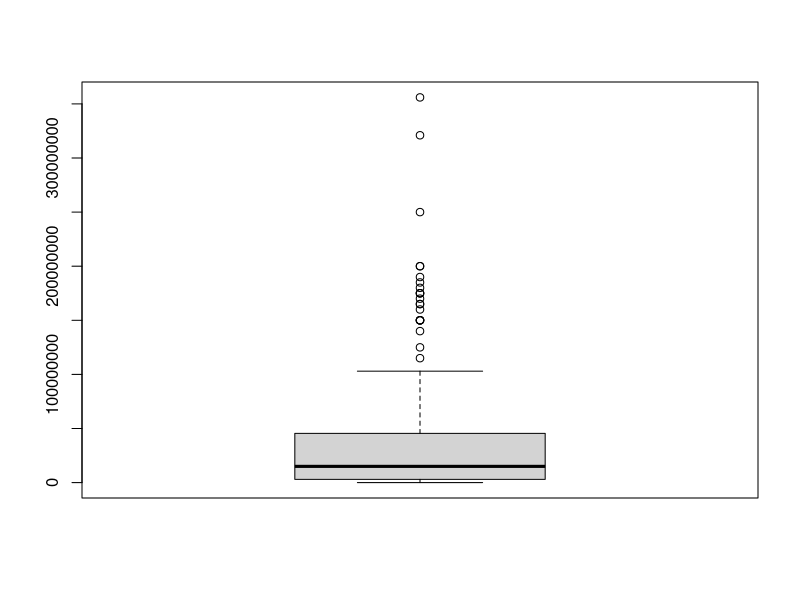
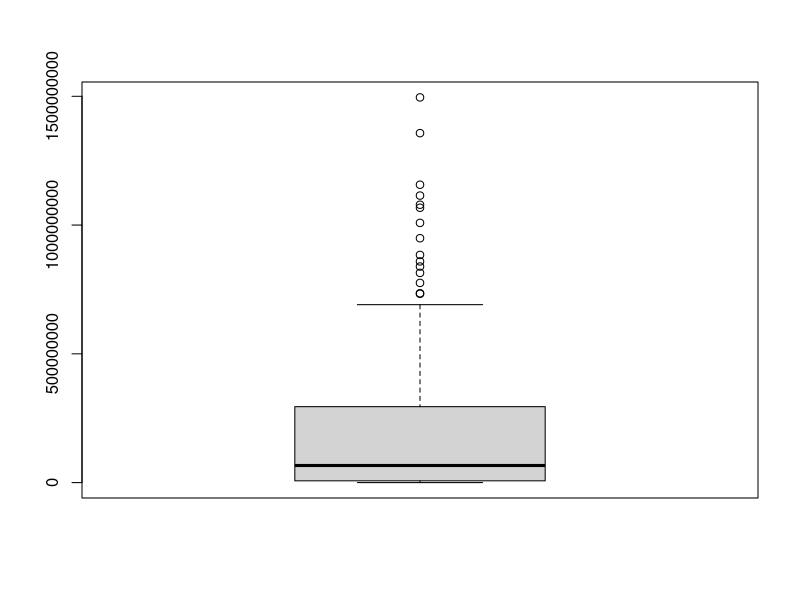
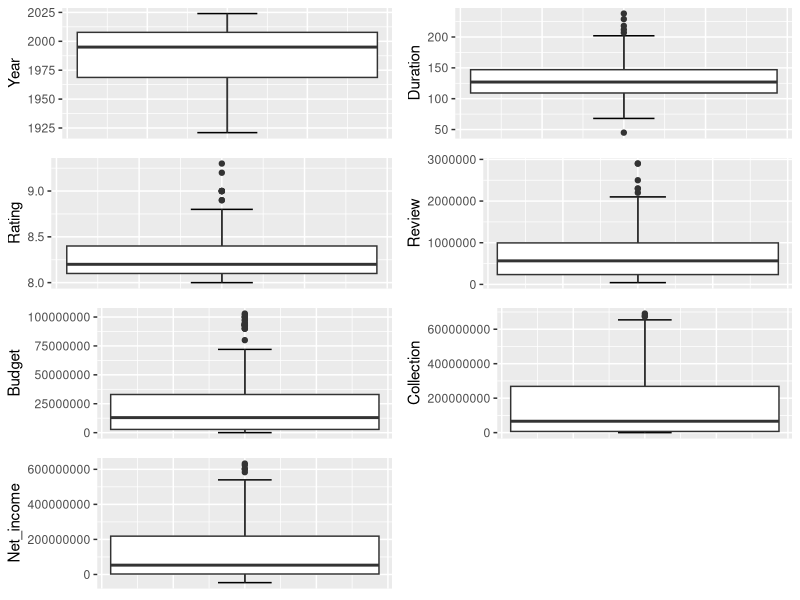
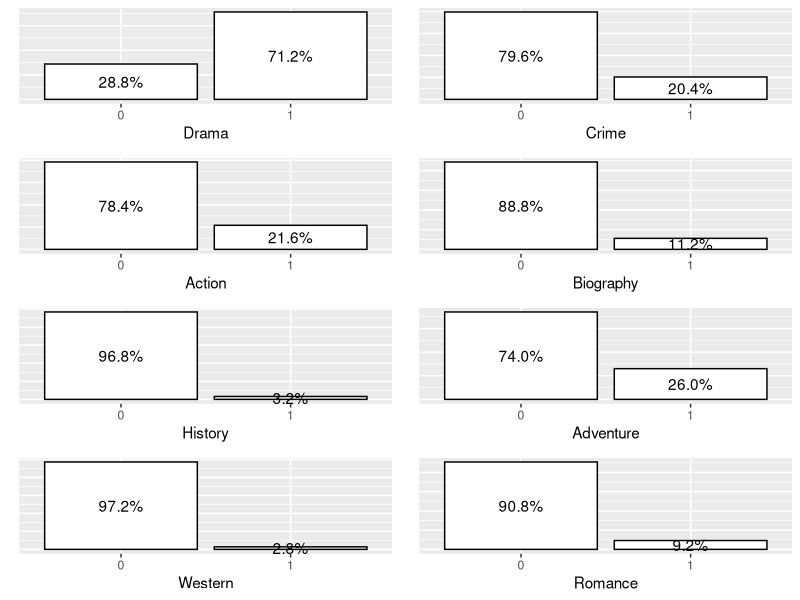
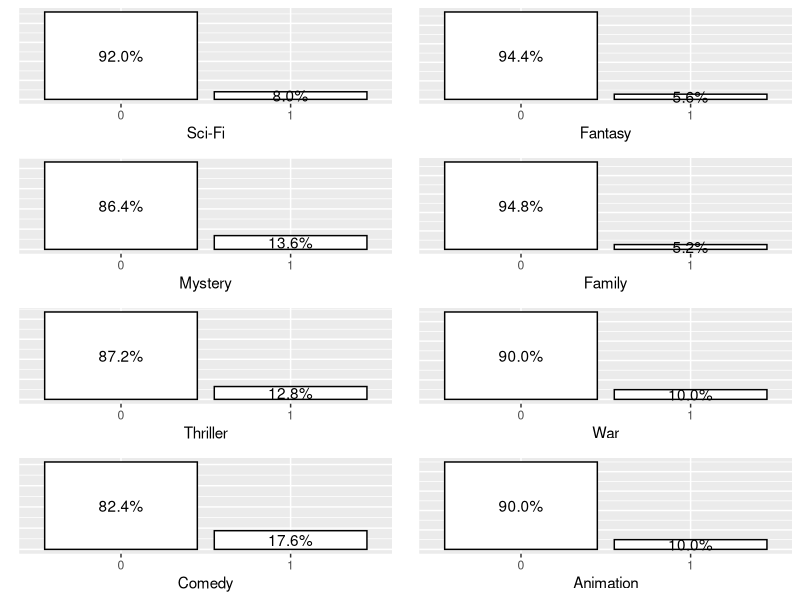
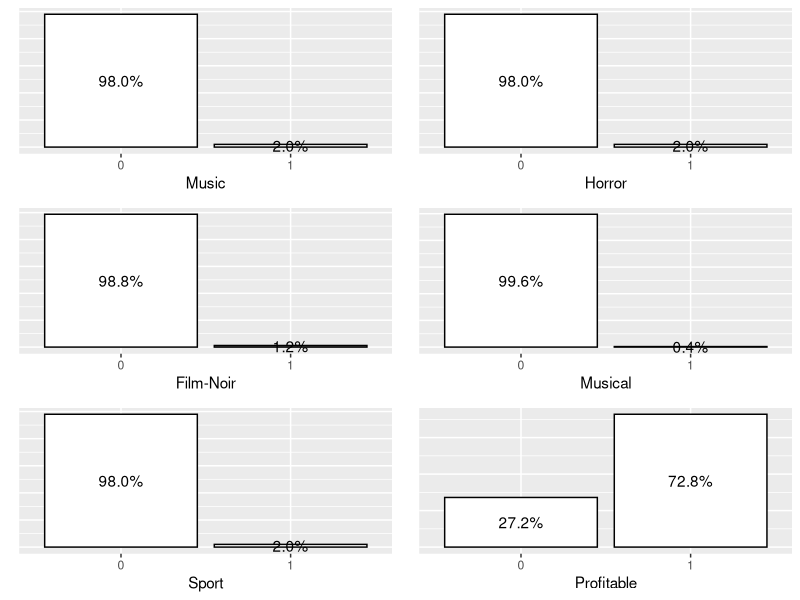
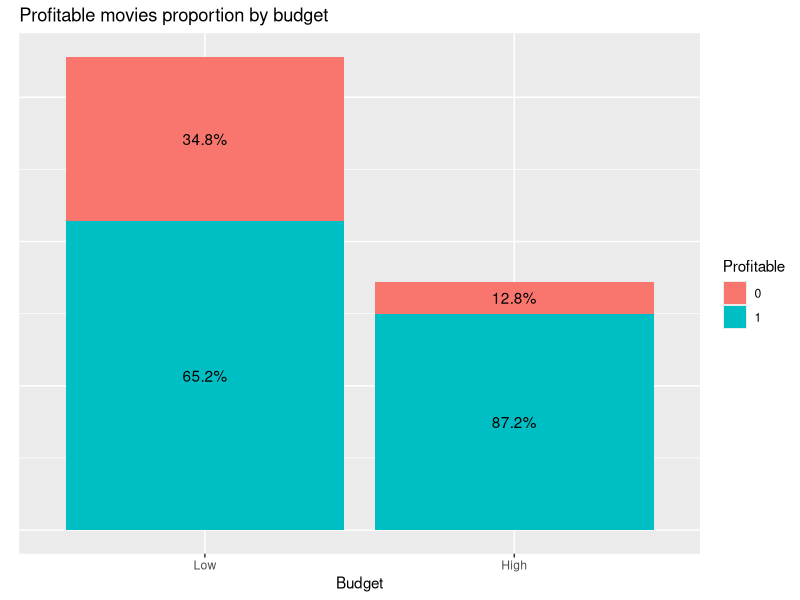
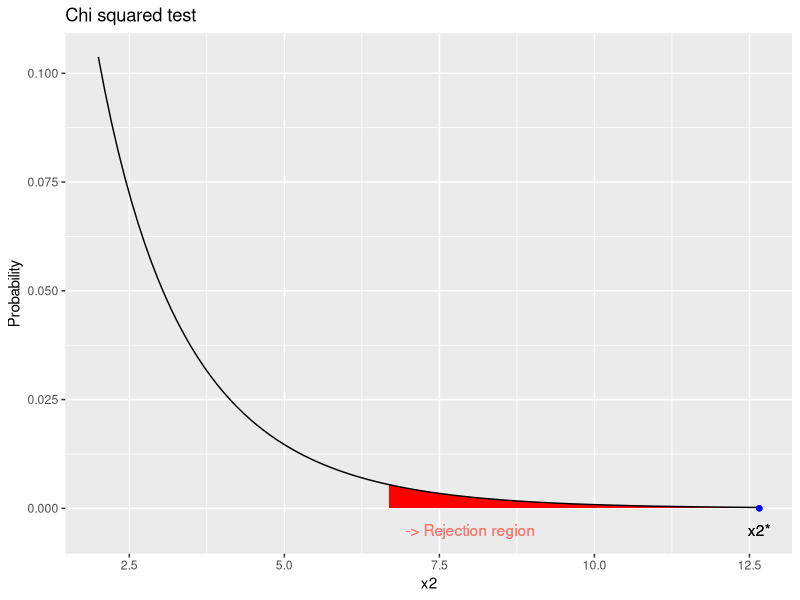

These figures' R source, in order:
## ---- chunk 1
knitr::opts_chunk$set(echo = TRUE,
                      message = FALSE,
                      warning = FALSE)
options(scipen = 999)
## ---- chunk 2
# Es carreguen les llibreries requerides
  if (!require(stringr)) {
    install.packages('stringr')
  }
  library(stringr)

  if (!require(VIM)) {
    install.packages('VIM')
  }
  library(VIM)

  if (!require(ggplot2)) {
    install.packages('ggplot2')
  }
  library(ggplot2)

  if (!require(ggstats)) {
    install.packages('ggstats')
  }
  library(ggstats)

  if (!require(gridExtra)) {
    install.packages('gridExtra')
  }
  library(gridExtra)
## ---- chunk 3
# Eliminació de patrons
  top250movies.remove <- function(column,
                                  pattern){
    input <- top250movies[[column]]
    result <- str_remove_all(string = input,
                             pattern = pattern)
    return(result)
  }

# Conversió del temps
  top250movies.time_conversion <- function(column){
    input <- top250movies[[column]]
    time <- c()
    for (i in 1:length(input)) {
      value <- str_split(string = input[i],
                         pattern = ' ')[[1]]
      hours <- 0
      minutes <- 0
      if (is.na(value[2])) {
        if (grepl(pattern = 'h',
                  x = value[1])) {
          hours <- as.numeric(str_remove_all(string = value[1],
                                             pattern = '[a-z]'))
          } else {
            minutes <- as.numeric(str_remove_all(string = value[1],
                                                 pattern = '[a-z]'))
            }
        } else {
          hours <- as.numeric(str_remove_all(string = value[1],
                                             pattern = '[a-z]'))
          minutes <- as.numeric(str_remove_all(string = value[2],
                                             pattern = '[a-z]'))
          }
      time[i] <- hours*60 + minutes
      }
    return(time)
    }

# Conversió d'unitats
  top250movies.units_conversion <- function(column){
    input <- top250movies[[column]]
    units <- c()
    for(i in 1:length(input)){
      ifelse(test = grepl(pattern = 'K',
                          x = input[i]),
             yes = units[i] <- paste(str_remove_all(string = input[i],
                                                    pattern = '[^0-9]'),
                                     '000',
                                     sep = ''),
             no = ifelse(test = grepl(pattern = '\\.',
                                      x = input[i]),
                         yes = units[i] <- paste(str_remove_all(string = input[i],
                                                                pattern = '[^0-9]'),
                                                 '00000',
                                                 sep = ''),
                         no = units[i] <- paste(str_remove_all(string = input[i],
                                                               pattern = '[^0-9]'),
                                                '000000',
                                                sep = '')))
    }
    return(units)
  }

# Conversió d'unitats monetàries
  top250movies.dollar_conversion <- function(column,
                                             policy){
    input <- top250movies[[column]]
    conversion <- c()
    for (i in 1:length(input)) {
      ifelse(test = is.na(input[i]),
             yes = conversion[i] <- NA,
             no = conversion[i] <- subset(get(policy),
                                          subset = Local == str_replace_all(string = input[i],
                                                                            pattern = '[0-9]',
                                                                            replacement = ''),
                                          select = Dolar,
                                          drop = TRUE) *
               as.numeric(str_replace_all(string = input[i],
                                          pattern = '[^0-9]',
                                          replacement = '')))
      }
    return(conversion)
    }

# Càlcul de la proporció de valors perduts
  top250movies.na_prop <- function(column){
    input <- top250movies[[column]]
    result <- cat(column,
               ': ',
               round(x = sum(is.na(input))/length(input),
                     digits = 3)*100,
               '%',
               '\n',
               sep = '')
    return(result)
  }
  
# Detecció de patrons
  top250movies.detect <- function(column,
                                  pattern){
    input <- top250movies[[column]]
    result <- as.numeric(grepl(pattern = pattern,
                               x = input))
    return(result)
  }

# Valoració en termes de rendibilitat
  top250movies.is_profitable <- function(minimum_criteria){
    budget <- top250movies[['Budget']]
    collection <- top250movies[['Collection']]
    value <- collection - minimum_criteria * budget > 0
    result <- as.numeric(value)
    return(result)
  }
  
# Normalització
  top250movies.scale <- function(column){
    input <- top250movies[[column]]
    result <- (input - mean(input))/sd(input)
    return(result)
  }
  
# Visualització
  top250movies.plot <- function(column){
    if ((class(top250movies[[column]]) != 'factor') &
        (str_detect(string = column,
                    pattern = 'norm',
                    negate = TRUE))) {
      p <-
        ggplot(data = NULL,
               aes(y = top250movies[[column]])) +
        stat_boxplot(geom = 'errorbar',
                     width = 0.15) +
        stat_boxplot() +
        theme(axis.ticks.x = element_blank(),
              axis.text.x = element_blank()) +
        labs(y = column)
    }
    
    if (class(top250movies[[column]]) == 'factor') {
      p <- 
        ggplot(data = NULL,
               aes(x = top250movies[[column]])) +
        stat_count(geom = 'bar',
                   position = 'stack',
                   fill = 'white',
                   color = 'black') +
        geom_text(stat = 'prop',
                  position = position_stack(vjust = 0.5)) +
        theme(axis.ticks.y = element_blank(),
              axis.text.y = element_blank()) +
        labs(x = column,
             y = element_blank())
      }
    return(p)
  }
## ---- chunk 4
# S'importa la data
  top250movies <- read.csv('dataset/top250movies.csv')
  
  cat('top250movies',
      '\n\trows:',
      nrow(top250movies),
      '\n\tcolumns:',
      ncol(top250movies))

# Es visualitzen els primers 3 registres de top250movies
  head(top250movies,
       n = 3)
  
# S'observa la dada per a cada atribut de top250movies
  summary(top250movies)
## ---- chunk 5
names <- colnames(top250movies)
exclude <- c('Title',
             'Classification',
             'Director')
selection <- names[!(names %in% exclude)]

top250movies <- subset(x = top250movies,
                       select = selection)
## ---- chunk 6
# Budget
  top250movies$Budget <- top250movies.remove(column = 'Budget',
                                             pattern = '\\(estimated\\)|,|\\s')

# Collection
  top250movies$Collection <- top250movies.remove(column = 'Collection',
                                                 pattern = '[^0-9]')
## ---- chunk 7
# Duration
  top250movies$Duration <- top250movies.time_conversion(column = 'Duration')

# Review
  top250movies$Review <- top250movies.units_conversion(column = 'Review')
  
# Budget
  # Es defineix la política de conversió
  Monetary_policy <- data.frame('Local' = c('R$',
                                            'FRF',
                                            'DKK',
                                            'DEM',
                                            'A$',
                                            '₹',
                                            '€',
                                            '₩',
                                            '¥',
                                            '£',
                                            '$'),
                                'Dolar' = c(0.055,
                                            0.164261,
                                            0.14,
                                            0.0018,
                                            0.66,
                                            0.012,
                                            1.08,
                                            0.00073,
                                            0.0064,
                                            1.26,
                                            1))
  
  top250movies$Budget <- top250movies.dollar_conversion(column = 'Budget',
                                                        policy = 'Monetary_policy')
## ---- chunk 8
for (column in colnames(top250movies)) {
  
  # Variables de tipus integer
    if (column %in% c('Year',
                      'Duration',
                      'Review',
                      'Budget',
                      'Collection')) {
      top250movies[[column]] <- as.integer(top250movies[[column]])
    }
  
  # Variables de tipus numeric
    if (column == 'Rating') {
      top250movies[[column]] <- as.numeric(top250movies[[column]])
    }
  
}
## ---- chunk 9
# Valors extrems
  for (column in colnames(top250movies)) {
    if (column %in% c('Budget',
                      'Collection')) {
      outlier <- boxplot(top250movies[[column]])$out
      top250movies[[column]][top250movies[[column]] %in% outlier] <- NA
      }
    }
## ---- chunk 10
# Proporció de dades perdudes
  for (column in colnames(top250movies)) {
    top250movies.na_prop(column = column)
  }
## ---- chunk 11
# Imputació per k-NN
  for (column in colnames(top250movies)) {
    if (anyNA(top250movies[[column]])) {
      top250movies <- kNN(data = top250movies,
                          variable = column,
                          metric = 'grower',
                          imp_var = FALSE)
    }
  }
## ---- chunk 12
# Genre
  genre_list <- unique(str_trim(unlist(strsplit(top250movies$Genre,
                                               split = ','))))
  genre_list <- genre_list[!is.na(genre_list)]
  
  for (genre in genre_list) {
    top250movies[[genre]] <- as.factor(top250movies.detect(column = 'Genre',
                                                           pattern = genre))
  }
  
  top250movies <- subset(x = top250movies,
                         select = -Genre)
## ---- chunk 13
# Beneficis per pel·lícula
  top250movies$Net_income <- top250movies$Collection - top250movies$Budget

# Es comprova si la pel·lícula és rendible només si Collection és el doble que Budget
  top250movies$Profitable <- as.factor(top250movies.is_profitable(minimum_criteria = 2))
## ---- chunk 14
# Es normalitzen els atributs numèrics
  for (column in colnames(top250movies)) {
    if ((class(top250movies[[column]]) %in% c('numeric',
                                              'integer')) &
        (column != 'Year')) {
      top250movies[[paste(column,
                          '_z-score',
                          sep = '')]] <- top250movies.scale(column = column)
    }
  }
## ---- chunk 15
# Visualització
  columns <- colnames(top250movies)
  criteria <- str_detect(string = colnames(top250movies),
                                           pattern = 'norm',
                                           negate = TRUE)
  
  gg <- lapply(X = columns[criteria],
               FUN = top250movies.plot)
## ---- chunk 16
do.call(what = 'grid.arrange', args = c(gg[1:6],
                                        gg[28],
                                        ncol = 2))
## ---- chunk 17
do.call(what = 'grid.arrange', args = c(gg[7:14],
                                        ncol = 2))
## ---- chunk 18
do.call(what = 'grid.arrange', args = c(gg[15:22],
                                        ncol = 2))
## ---- chunk 19
do.call(what = 'grid.arrange', args = c(gg[23:27],
                                        gg[29],
                                        ncol = 2))
## ---- chunk 20
# S'obté la taula
  addmargins(table(top250movies$Profitable, factor(x = top250movies$Budget >= mean(top250movies$Budget),
                                                   levels = c(FALSE, TRUE),
                                                   labels = c('Low', 'High')),
                   dnn = c('Profitable', 'Budget')))

# Es grafica el constrast
  ggplot(data = top250movies,
         aes(x = Budget > mean(Budget),
             fill = Profitable,
             by = Budget > mean(Budget))) +
    stat_count(geom = 'bar',
               position = 'stack') +
    geom_text(stat = 'prop',
              position = position_stack(vjust = 0.5)) +
    theme(axis.ticks.y = element_blank(),
          axis.text.y = element_blank()) +
    scale_x_discrete(labels = c('Low', 'High')) +
    labs(title = 'Profitable movies proportion by budget',
         x = 'Budget',
         y = element_blank())
## ---- chunk 21
# Es calculen els paràmetres
  group_1 <- subset(x = top250movies,
                    subset = Budget >= mean(Budget),
                    select = Profitable,
                    drop = TRUE)
  group_2 <- subset(x = top250movies,
                    subset = Budget < mean(Budget),
                    select = Profitable,
                    drop = TRUE)
  
  x_1 <- sum(as.numeric(group_1) - 1)
  x_2 <- sum(as.numeric(group_2) - 1)
            
  n_1 <- length(group_1)
  n_2 <- length(group_2)

# Es calcula el test
  test <- prop.test(x = c(x_1, x_2),
                    n = c(n_1, n_2),
                    alternative = 'greater',
                    conf.level = 0.99)
  
# S'obté l'estadístic
  x2 <- test$statistic[[1]]
## ---- chunk 22
f2 <- function(x){
  y <- dchisq(x,
              df = 1)
  y[x < qchisq(p = 0.01,
               df = 1,
               lower.tail = FALSE)] <- NA
  return(y)
}

ggplot(data.frame(x = c(2, 12)),
       aes(x = x)) +
  stat_function(fun = f2,
                geom = 'area',
                fill = 'red') +
  stat_function(fun = dchisq,
                args = list(df = 1)) +
  geom_point(aes(x = x2,
                 y = 0),
             color = 'blue') +
    geom_text(aes(x = 8,
                  y = -0.005,
                  color = 'red'),
              label = '-> Rejection region',
              show.legend = FALSE) +
  geom_text(aes(x = x2,
                y = -0.005),
            label = 'x2*') +
  labs(title = 'Chi squared test',
       y = 'Probability',
       x = 'x2')
## ---- chunk 23
# S'exporta top250movies
  write.csv(x = top250movies,
            file = 'dataset/top250movies_clean.csv',
            row.names = FALSE)
